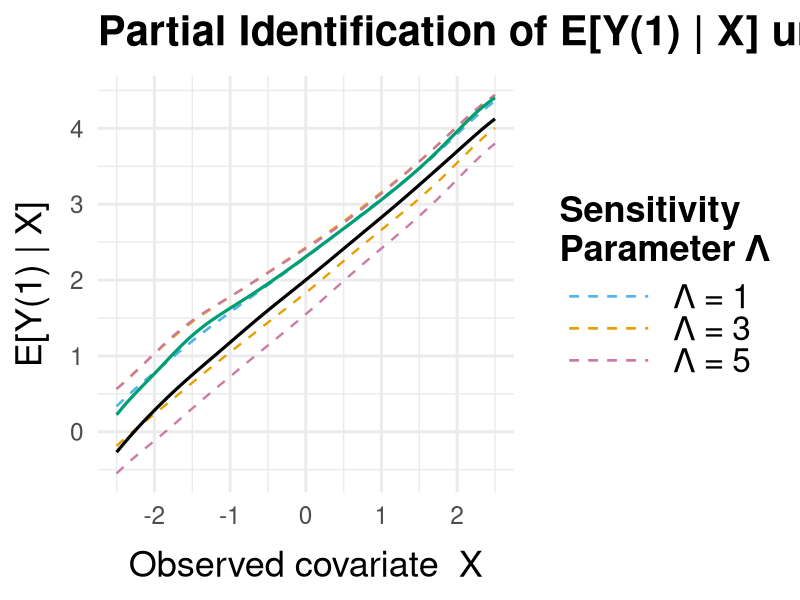

The R source for this figure:
# ============================================================
#  Partial Identification of E[Y(1) | X] under Hidden Confounding
#  DVDS Method: Dorn, Guo & Kallus (2023)
#  "Doubly-Valid/Doubly-Sharp Sensitivity Analysis for Causal
#   Inference with Unmeasured Confounding"
#
#  Sensitivity model: Marginal Sensitivity Model (MSM)
#  with parameter Lambda (Λ).
#
#  Under MSM(Λ), the true propensity odds are within Λ of the
#  nominal (estimated) propensity odds:
#
#    1/Λ ≤ [π(x)/(1-π(x))] / [ê(x)/(1-ê(x))] ≤ Λ
#
#  where π(x) is the TRUE propensity (unknown), ê(x) is the
#  NOMINAL propensity estimated from observed data.
#  Λ = 1  →  no hidden confounding (standard IPW).
#  Λ > 1  →  allows for increasing amounts of confounding.
# ============================================================

library(quantreg)   # quantile regression for DVDS augmentation
library(ggplot2)
library(dplyr)

set.seed(2024)
n <- 2000

# ------------------------------------------------------------
# 1.  Data Generating Process (DGP)
# ------------------------------------------------------------
#
#  X  ~ N(0,1)          observed covariate
#  U  ~ N(0,1)          HIDDEN confounder (analyst does not see U)
#
#  True propensity: P(A=1 | X, U) = logistic(0.5*X + 0.9*U)
#  → U is a strong confounder of A → Y
#
#  Potential outcomes:
#    Y(1) = 2 + X + 0.8*U + ε1     (treated)
#    Y(0) = 0.5*X        + ε0     (control)
#
#  Observed: Y = A·Y(1) + (1-A)·Y(0)

X  <- rnorm(n)
U  <- rnorm(n)                                  # HIDDEN — never used in estimation

true_ps <- plogis(0.5 * X + 0.9 * U)           # depends on U
A  <- rbinom(n, 1, true_ps)

Y1_pot <- 2 + X + 0.8 * U + rnorm(n, sd = 0.5) # potential outcome Y(1)
Y0_pot <- 0.5 * X          + rnorm(n, sd = 0.5) # potential outcome Y(0)
Y  <- A * Y1_pot + (1 - A) * Y0_pot             # observed outcome

cat("============================================================\n")
cat("  ORACLE (uses U — unobservable in practice)\n")
cat("============================================================\n")
cat(sprintf("  True E[Y(1)]       = %.3f\n", mean(Y1_pot)))
cat(sprintf("  True E[Y(0)]       = %.3f\n", mean(Y0_pot)))
cat(sprintf("  True ATE           = %.3f\n\n", mean(Y1_pot - Y0_pot)))

# ------------------------------------------------------------
# 2.  Analyst's world: only (X, A, Y) are observed
#     Estimate nominal propensity score ignoring U
# ------------------------------------------------------------

ps_model <- glm(A ~ X, family = binomial)       # omits U
pi_hat   <- fitted(ps_model)
pi_hat   <- pmax(pi_hat, 0.02)                  # trim for numerical stability

naive_ipw <- mean(A * Y / pi_hat)               # Horwitz-Thompson estimator

cat("============================================================\n")
cat("  NAIVE ANALYSIS (ignores hidden confounding)\n")
cat("============================================================\n")
cat(sprintf("  Naive IPW E[Y(1)]  = %.3f  (biased due to hidden U)\n\n",
            naive_ipw))

# ------------------------------------------------------------
# 3.  DVDS Marginal Bounds on E[Y(1)]
# ------------------------------------------------------------
#
#  Under MSM(Λ), the SHARP identified set for E[Y(1)] is
#  [L(Λ), U(Λ)] where the bounds come from a doubly-valid
#  augmented estimator (Dorn, Guo & Kallus 2023, Sec. 3):
#
#  Key idea: choose a quantile level τ = Λ/(1+Λ) (upper bound)
#  or τ = 1/(1+Λ) (lower bound) for the treated-unit outcome
#  distribution.  Then the DVDS estimator is:
#
#    ψ̂_upper = (1/n) Σ_i [ q̂_{τ}(X_i) + w_i^up · A_i · (Y_i − q̂_{τ}(X_i)) ]
#    ψ̂_lower = (1/n) Σ_i [ q̂_{τ'}(X_i) + w_i^lo · A_i · (Y_i − q̂_{τ'}(X_i)) ]
#
#  where the MSM tilted weights are:
#    w_i^up = Λ / (Λ · π̂(X_i) + 1 − π̂(X_i))
#    w_i^lo = 1 / (π̂(X_i) + Λ · (1 − π̂(X_i)))
#
#  and q̂_τ(x) is a quantile regression of Y on X at level τ,
#  fit on TREATED units only.
#
#  "Doubly valid" means the bound is valid if EITHER:
#   (a) the propensity score model is correct, OR
#   (b) the outcome quantile model is correct.
#
#  "Sharp" means no tighter bound is possible under MSM(Λ).

dvds_marginal_bounds <- function(Y, A, X, pi_hat, Lambda) {

  tau_up  <- Lambda / (1 + Lambda)   # quantile for upper bound
  tau_lo  <- 1      / (1 + Lambda)   # quantile for lower bound

  # MSM tilted IPW weights (one per observation)
  w_up <- Lambda / (Lambda * pi_hat + (1 - pi_hat))
  w_lo <- 1      / (pi_hat + Lambda * (1 - pi_hat))

  # Quantile regression on treated units only
  df_treated <- data.frame(Y = Y[A == 1], X = X[A == 1])

  qfit_up <- rq(Y ~ X, tau = tau_up, data = df_treated)
  qfit_lo <- rq(Y ~ X, tau = tau_lo, data = df_treated)

  q_up <- predict(qfit_up, newdata = data.frame(X = X))  # predict for ALL units
  q_lo <- predict(qfit_lo, newdata = data.frame(X = X))

  # DVDS augmented estimators (IPW + quantile control variate)
  psi_up <- mean(q_up + w_up * A * (Y - q_up))
  psi_lo <- mean(q_lo + w_lo * A * (Y - q_lo))

  return(list(lower   = psi_lo,
              upper   = psi_up,
              width   = psi_up - psi_lo,
              q_up    = q_up,
              q_lo    = q_lo,
              w_up    = w_up,
              w_lo    = w_lo,
              tau_up  = tau_up,
              tau_lo  = tau_lo))
}

# Compute bounds over a sequence of Lambda values
Lambda_seq  <- c(1.0, 3.0, 5.0)
true_EY1    <- mean(Y1_pot)

marginal_results <- do.call(rbind, lapply(Lambda_seq, function(L) {
  b <- dvds_marginal_bounds(Y, A, X, pi_hat, L)
  data.frame(Lambda      = L,
             Lower       = b$lower,
             Upper       = b$upper,
             Width       = b$width,
             Contains_truth = (b$lower <= true_EY1 & true_EY1 <= b$upper))
}))

cat("============================================================\n")
cat(sprintf("  DVDS MARGINAL BOUNDS on E[Y(1)]  (true = %.3f)\n", true_EY1))
cat("============================================================\n")
print(marginal_results, row.names = FALSE, digits = 3)
cat("\n")

# ------------------------------------------------------------
# 4.  Conditional Bounds: E[Y(1) | X = x]  for each Lambda
# ------------------------------------------------------------
#
#  We evaluate the DVDS bound locally at each grid point x0
#  using a Nadaraya-Watson kernel smoother with Gaussian kernel.
#  This gives the identified SET for the conditional mean
#  potential outcome as a function of X.

dvds_conditional_bounds <- function(Y, A, X, pi_hat, Lambda,
                                    x_grid, bandwidth = 0.4) {

  tau_up <- Lambda / (1 + Lambda)
  tau_lo <- 1      / (1 + Lambda)

  w_up <- Lambda / (Lambda * pi_hat + (1 - pi_hat))
  w_lo <- 1      / (pi_hat + Lambda * (1 - pi_hat))

  # Global quantile regression on treated (extrapolates to full X range)
  df_tr  <- data.frame(Y = Y[A == 1], X = X[A == 1])
  q_up   <- predict(rq(Y ~ X, tau = tau_up, data = df_tr),
                    newdata = data.frame(X = X))
  q_lo   <- predict(rq(Y ~ X, tau = tau_lo, data = df_tr),
                    newdata = data.frame(X = X))

  # Local DVDS bounds at each grid point using kernel weighting
  res <- vapply(x_grid, function(x0) {

    kw <- dnorm((X - x0) / bandwidth)   # Gaussian kernel weights
    kw_norm <- kw / sum(kw)             # normalise to sum to 1

    upper <- sum(kw_norm * (q_up + w_up * A * (Y - q_up)))
    lower <- sum(kw_norm * (q_lo + w_lo * A * (Y - q_lo)))

    # Oracle: true E[Y(1) | X ≈ x0]
    true_cond <- sum(kw_norm * Y1_pot)

    # Naive: sample mean of Y among treated near x0
    kw_tr <- kw * A
    naive  <- if (sum(kw_tr) > 1e-8) sum(kw_tr * Y) / sum(kw_tr)
              else NA_real_

    c(lower = lower, upper = upper,
      true  = true_cond, naive = naive)
  }, FUN.VALUE = numeric(4))

  data.frame(X      = x_grid,
             Lower  = res["lower", ],
             Upper  = res["upper", ],
             True   = res["true",  ],
             Naive  = res["naive", ],
             Lambda = Lambda)
}

x_grid <- seq(-2.5, 2.5, length.out = 60)

cond_list <- lapply(Lambda_seq, function(L) {
  dvds_conditional_bounds(Y, A, X, pi_hat, L, x_grid, bandwidth = 0.4)
})
cond_df <- bind_rows(cond_list)
cond_df$Lambda_label <- factor(paste0("Λ = ", cond_df$Lambda))

# Extract reference curves (same for all Lambda)
ref <- cond_df[cond_df$Lambda == 1, ]

# ------------------------------------------------------------
# 5.  Plot 1 — Conditional bounds as lines for each Lambda
# ------------------------------------------------------------

# Sort data descending by Lambda so the widest bounds are drawn first
cond_df_sorted <- cond_df %>% arrange(desc(Lambda))

p1 <- ggplot(cond_df_sorted, aes(x = X)) +
  # Upper bound lines
  geom_line(aes(y = Upper, color = Lambda_label),
            linewidth = 0.8, linetype = "dashed") +
  # Lower bound lines
  geom_line(aes(y = Lower, color = Lambda_label),
            linewidth = 0.8, linetype = "dashed") +
  # True conditional mean (Oracle) - Solid Black
  geom_line(data = ref,
            aes(x = X, y = True),
            color = "black", linewidth = 1.1,
            inherit.aes = FALSE) +
  # Naive estimate - Solid Blue
  geom_line(data = ref,
            aes(x = X, y = Naive),
            color = "#009E73", linewidth = 1.1,
            inherit.aes = FALSE) +
  scale_color_manual(
    name   = "Sensitivity\nParameter Λ",
    values = c("#56B4E9", "#E69F00", "#CC79A7")) +
  labs(
    title    = "Partial Identification of E[Y(1) | X] under Hidden Confounding",
    x        = "Observed covariate  X",
    y        = "E[Y(1) | X]"
  ) +
  theme_minimal(base_size = 22) +
  theme(
    # Use your suggested size of 40 for the title
    plot.title    = element_text(size = 30, face = "bold", margin = margin(b = 15)),
    
    # Scale axis and legend titles slightly larger than the base text
    axis.title.x  = element_text(size = 26, margin = margin(t = 15)),
    axis.title.y  = element_text(size = 26, margin = margin(r = 15)),
    legend.title  = element_text(size = 26, face = "bold"),
    legend.text   = element_text(size = 24),
    
    # Ensure the legend lines are long enough to clearly see the dashes
    legend.key.width  = unit(2.5, "cm")
  )


# ------------------------------------------------------------
# 6.  Plot 2 — Marginal bound width as a function of Lambda
# ------------------------------------------------------------

p2 <- ggplot(marginal_results, aes(x = Lambda)) +
  geom_ribbon(aes(ymin = Lower, ymax = Upper), fill = "#FDAE61", alpha = 0.4) +
  geom_line(aes(y = Lower), color = "#D73027", linewidth = 1) +
  geom_line(aes(y = Upper), color = "#D73027", linewidth = 1) +
  geom_hline(yintercept = true_EY1,
             color = "black", linetype = "dashed", linewidth = 0.9) +
  geom_hline(yintercept = naive_ipw,
             color = "steelblue", linetype = "solid", linewidth = 0.9) +
  annotate("text", x = 1.05, y = true_EY1 + 0.06,
           label = "True E[Y(1)]", hjust = 0, size = 3.5, color = "black") +
  annotate("text", x = 1.05, y = naive_ipw - 0.1,
           label = "Naive IPW", hjust = 0, size = 3.5, color = "steelblue") +
  scale_x_continuous(breaks = Lambda_seq) +
  # Customizing the merged legend for color and linetype
  scale_color_manual(
    name = "Reference Lines",
    values = c("True E[Y(1)]" = "black", "Naive IPW" = "steelblue")
  ) +
  scale_linetype_manual(
    name = "Reference Lines",
    values = c("True E[Y(1)]" = "dashed", "Naive IPW" = "solid")
  ) +
  labs(
    title    = "Identified Set for E[Y(1)]",
    x        = "Sensitivity parameter  Λ",
    y        = "E[Y(1)]",
  ) +
  theme_minimal(base_size = 22) +
  theme(
    plot.title    = element_text(face = "bold"),
  )

# Print plots
print(p1)
#print(p2)

cat("============================================================\n")
cat("  INTERPRETATION GUIDE\n")
cat("============================================================\n")
cat("  Λ = 1 : assumes no hidden confounding (point-identified).\n")
cat("  Λ > 1 : allows unmeasured confounders to shift treatment\n")
cat("          odds by up to factor Λ.\n\n")
cat("  The DVDS bound is:\n")
cat("  • Sharp  — no tighter interval is possible under MSM(Λ).\n")
cat("  • Doubly valid — consistent if EITHER the propensity\n")
cat("    model OR the outcome quantile model is correctly\n")
cat("    specified (but not necessarily both).\n\n")
cat("  In this simulation, the analyst's propensity model is\n")
cat("  MISSPECIFIED (omits U).  The naive IPW estimate is biased\n")
cat("  downward.  The true E[Y(1)] falls inside the identified\n")
cat("  set once Λ is large enough to cover the true confounding.\n")
